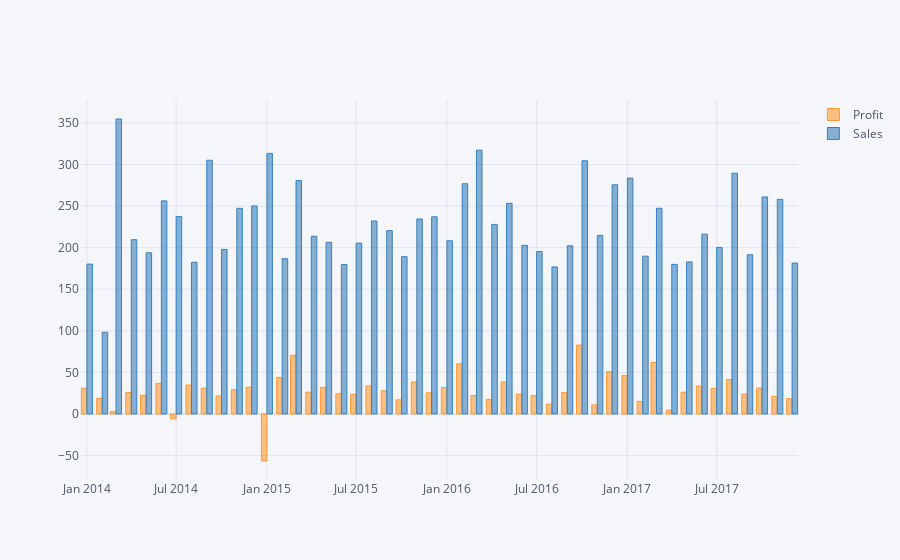

The notebook cell this image was saved under:
### Code cell
#to_period: Y, M, D, 2M, 15min
df['month_year'] = df['Order Date'].dt.to_period('M')
df2 = df[['Profit', 'Sales', 'month_year']].groupby('month_year').mean()
df2
df2.iplot(kind='bar')

### Figure 1 — Plotly figure (JSON) as saved in the notebook; plotly's stock layout.template omitted (floating-point values rounded to 4 significant figures)
{"data": [{"marker": {"color": "rgba(255, 153, 51, 0.6)", "line": {"color": "rgba(255, 153, 51, 1.0)", "width": 1}}, "name": "Profit", "orientation": "v", "text": "", "type": "bar", "x": ["2014-01", "2014-02", "2014-03", "2014-04", "2014-05", "2014-06", "2014-07", "2014-08", "2014-09", "2014-10", "2014-11", "2014-12", "2015-01", "2015-02", "2015-03", "2015-04", "2015-05", "2015-06", "2015-07", "2015-08", "2015-09", "2015-10", "2015-11", "2015-12", "2016-01", "2016-02", "2016-03", "2016-04", "2016-05", "2016-06", "2016-07", "2016-08", "2016-09", "2016-10", "2016-11", "2016-12", "2017-01", "2017-02", "2017-03", "2017-04", "2017-05", "2017-06", "2017-07", "2017-08", "2017-09", "2017-10", "2017-11", "2017-12"], "y": [31.02, 18.75, 3.177, 25.84, 22.45, 36.86, -5.884, 34.76, 31.07, 21.69, 29.22, 32.31, -56.57, 43.97, 70.52, 26.17, 31.97, 24.17, 23.49, 33.68, 28.02, 16.97, 38.5, 25.37, 31.74, 60.3, 22.16, 17.52, 38.5, 23.87, 22.05, 11.72, 25.7, 82.87, 10.84, 50.81, 46.07, 15.08, 61.98, 4.597, 26.21, 33.56, 30.76, 41.47, 23.95, 31.13, 21.11, 18.36]}, {"marker": {"color": "rgba(55, 128, 191, 0.6)", "line": {"color": "rgba(55, 128, 191, 1.0)", "width": 1}}, "name": "Sales", "orientation": "v", "text": "", "type": "bar", "x": ["2014-01", "2014-02", "2014-03", "2014-04", "2014-05", "2014-06", "2014-07", "2014-08", "2014-09", "2014-10", "2014-11", "2014-12", "2015-01", "2015-02", "2015-03", "2015-04", "2015-05", "2015-06", "2015-07", "2015-08", "2015-09", "2015-10", "2015-11", "2015-12", "2016-01", "2016-02", "2016-03", "2016-04", "2016-05", "2016-06", "2016-07", "2016-08", "2016-09", "2016-10", "2016-11", "2016-12", "2017-01", "2017-02", "2017-03", "2017-04", "2017-05", "2017-06", "2017-07", "2017-08", "2017-09", "2017-10", "2017-11", "2017-12"], "y": [180.2, 98.26, 354.7, 209.6, 193.8, 256.3, 237.4, 182.4, 305.1, 197.8, 247.3, 250.2, 313.3, 186.7, 280.6, 213.7, 206.4, 179.7, 205.5, 232.1, 220.5, 189.2, 234.5, 237.1, 208.3, 276.9, 317.3, 227.9, 253.3, 202.7, 195.3, 176.8, 202.2, 304.5, 214.6, 275.6, 283.7, 189.7, 247.4, 179.9, 182.9, 216.3, 200.3, 289.5, 191.4, 261.0, 258.1, 181.4]}], "layout": {"legend": {"bgcolor": "#F5F6F9", "font": {"color": "#4D5663"}}, "paper_bgcolor": "#F5F6F9", "plot_bgcolor": "#F5F6F9", "title": {"font": {"color": "#4D5663"}}, "xaxis": {"gridcolor": "#E1E5ED", "showgrid": true, "tickfont": {"color": "#4D5663"}, "title": {"font": {"color": "#4D5663"}, "text": ""}, "zerolinecolor": "#E1E5ED"}, "yaxis": {"gridcolor": "#E1E5ED", "showgrid": true, "tickfont": {"color": "#4D5663"}, "title": {"font": {"color": "#4D5663"}, "text": ""}, "zerolinecolor": "#E1E5ED"}}}
